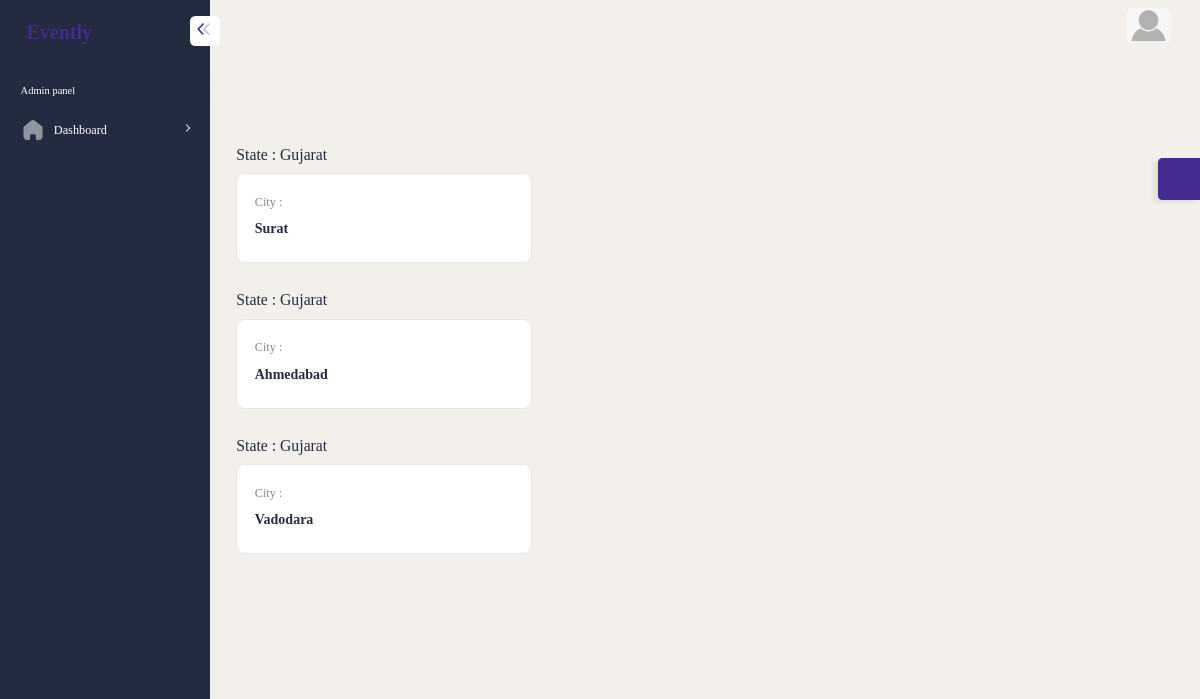
/index.php/admin/Admin/allcity/1, run on the app's committed database.
### tables this page shows
CREATE TABLE IF NOT EXISTS `tblcity` (
  `cityid` int(11) NOT NULL AUTO_INCREMENT,
  `cityname` varchar(100) NOT NULL,
  `stateid` int(11) NOT NULL,
  PRIMARY KEY (`cityid`),
  KEY `fk_city_state` (`stateid`)
);

CREATE TABLE IF NOT EXISTS `tblstate` (
  `stateid` int(11) NOT NULL AUTO_INCREMENT,
  `statename` varchar(100) NOT NULL,
  PRIMARY KEY (`stateid`)
);

### application/controllers/admin/Admin.php (called while the page is built, shortened)
<?php
class Admin extends CI_Controller {
    public function __construct()
    {
    	$this->load->model("admin/DisplayM","dm");
    }
    public function allcity($id)
    {
        $temp=[
                        "posts"=>$this->dm->getMycity(["c.stateid"=>$id]),
            "cat"=>$this->dm->getAllCity()
        ];
        $this->load->view('admin/mycity',$temp);
    }
}
?>

### index.php (called while the page is built, shortened)
<?php
require_once BASEPATH.'core/CodeIgniter.php';

### application/models/admin/DisplayM.php (called while the page is built, shortened)
<?php
    class DisplayM extends CI_Model
    {
         public function getMycity($where)
        {
          return $this->db->select("*,st.statename as stname")->from("tblcity c")->join("tblstate st","c.stateid=st.stateid")->where($where)->get()->result();
        }
    }
?>

### application/views/admin/mycity.php (the view, shortened to what this page needs)
<!DOCTYPE html>
<html lang="en">
<head>
    <?= include_once('topscripts.php') ?>
</head>
<body>
    <div id="main-wrapper">
        <?= include_once('nav.php') ?>
        <?= include_once("header.php") ?>
        <?= include_once("sidebar.php") ?>
        <div class="content-body">
           <div class="container-fluid mh-auto">
                <div class="row">
                      <?php
                        foreach ($posts as $p) {
                            ?>
                             <h4>State : <?= $p->stname ?></h4>
                    <div class="col-lg-12 col-xl-6 col-xxl-4">
                        <div class="card ">
                            <div class="card-body">
                                <div class="row m-b-30">
                                    <div class="col-md-7 col-xxl-12 ">
                                        <div class="new-arrival-content position-relative ">
                                            <p>City : <span class="item "><h4> <?= $p->cityname ?></h4> </span></p>
                                                                                </div>
                                    </div>
                                </div>
                            </div>
                        </div>
                    </div>
                              <?php
                        }
                        ?>
                </div>
            </div>
        </div>
</body>
</html>

### data on the page
tblcity: stateid.statename "Gujarat", cityname "Surat"
tblcity: stateid.statename "Gujarat", cityname "Ahmedabad"
tblcity: stateid.statename "Gujarat", cityname "Vadodara"
